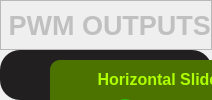
                 <widget class="QWidget" name="page_4">
                  <property name="styleSheet">
                   <string notr="true"/>
                  </property>
                  <layout class="QVBoxLayout" name="verticalLayout_7">
                   <property name="spacing">
                    <number>0</number>
                   </property>
                   <property name="leftMargin">
                    <number>0</number>
                   </property>
                   <property name="topMargin">
                    <number>0</number>
                   </property>
                   <property name="rightMargin">
                    <number>0</number>
                   </property>
                   <property name="bottomMargin">
                    <number>0</number>
                   </property>
                   <item>
                    <widget class="QFrame" name="frame_15">
                     <property name="maximumSize">
                      <size>
                       <width>16777215</width>
                       <height>50</height>
                      </size>
                     </property>
                     <property name="frameShape">
                      <enum>QFrame::StyledPanel</enum>
                     </property>
                     <property name="frameShadow">
                      <enum>QFrame::Raised</enum>
                     </property>
                     <layout class="QHBoxLayout" name="horizontalLayout_15">
                      <property name="spacing">
                       <number>0</number>
                      </property>
                      <property name="leftMargin">
                       <number>0</number>
                      </property>
                      <property name="topMargin">
                       <number>0</number>
                      </property>
                      <property name="rightMargin">
                       <number>0</number>
                      </property>
                      <property name="bottomMargin">
                       <number>0</number>
                      </property>
                      <item>
                       <widget class="QLabel" name="label_4">
                        <property name="font">
                         <font>
                          <pointsize>20</pointsize>
                          <weight>75</weight>
                          <bold>true</bold>
                         </font>
                        </property>
                        <property name="styleSheet">
                         <string notr="true">color: rgb(192, 192, 192);</string>
                        </property>
                        <property name="text">
                         <string> PWM OUTPUTS</string>
                        </property>
                        <property name="alignment">
                         <set>Qt::AlignCenter</set>
                        </property>
                       </widget>
                      </item>
                     </layout>
                    </widget>
                   </item>
                   <item>
                    <widget class="QFrame" name="frame_16">
                     <property name="styleSheet">
                      <string notr="true">background-color: #211F1F;
border-radius:20px;</string>
                     </property>
                     <property name="frameShape">
                      <enum>QFrame::StyledPanel</enum>
                     </property>
                     <property name="frameShadow">
                      <enum>QFrame::Raised</enum>
                     </property>
                     <widget class="QFrame" name="frame_VS">
                      <property name="geometry">
                       <rect>
                        <x>349</x>
                        <y>10</y>
                        <width>231</width>
                        <height>251</height>
                       </rect>
                      </property>
                      <property name="styleSheet">
                       <string notr="true">background-color: #4C7300;
color: #aeff00;
border-radius:10px;</string>
                      </property>
                      <property name="frameShape">
                       <enum>QFrame::StyledPanel</enum>
                      </property>
                      <property name="frameShadow">
                       <enum>QFrame::Raised</enum>
                      </property>
                      <layout class="QVBoxLayout" name="verticalLayout_VS">
                       <item>
                        <widget class="QLabel" name="label_VS">
                         <property name="font">
                          <font>
                           <pointsize>12</pointsize>
                           <weight>75</weight>
                           <bold>true</bold>
                          </font>
                         </property>
                         <property name="text">
                          <string>Vertical Sliders</string>
                         </property>
                         <property name="alignment">
                          <set>Qt::AlignCenter</set>
                         </property>
                        </widget>
                       </item>
                       <item>
                        <layout class="QGridLayout" name="Layout_VS">
                         <property name="horizontalSpacing">
                          <number>0</number>
                         </property>
                         <property name="verticalSpacing">
                          <number>10</number>
                         </property>
                         <item row="0" column="0">
                          <widget class="QLabel" name="label_VS_1">
                           <property name="minimumSize">
                            <size>
                             <width>40</width>
                             <height>0</height>
                            </size>
                           </property>
                           <property name="font">
                            <font>
                             <pointsize>12</pointsize>
                             <weight>75</weight>
                             <bold>true</bold>
                            </font>
                           </property>
                           <property name="text">
                            <string>0</string>
                           </property>
                           <property name="alignment">
                            <set>Qt::AlignCenter</set>
                           </property>
                          </widget>
                         </item>
                         <item row="0" column="1">
                          <widget class="QLabel" name="label_VS_2">
                           <property name="minimumSize">
                            <size>
                             <width>40</width>
                             <height>0</height>
                            </size>
                           </property>
                           <property name="font">
                            <font>
                             <pointsize>12</pointsize>
                             <weight>75</weight>
                             <bold>true</bold>
                            </font>
                           </property>
                           <property name="text">
                            <string>0</string>
                           </property>
                           <property name="alignment">
                            <set>Qt::AlignCenter</set>
                           </property>
                          </widget>
                         </item>
                         <item row="0" column="2">
                          <widget class="QLabel" name="label_VS_3">
                           <property name="minimumSize">
                            <size>
                             <width>40</width>
                             <height>0</height>
                            </size>
                           </property>
                           <property name="font">
                            <font>
                             <pointsize>12</pointsize>
                             <weight>75</weight>
                             <bold>true</bold>
                            </font>
                           </property>
                           <property name="text">
                            <string>0</string>
                           </property>
                           <property name="alignment">
                            <set>Qt::AlignCenter</set>
                           </property>
                          </widget>
                         </item>
                         <item row="0" column="3">
                          <widget class="QLabel" name="label_VS_4">
                           <property name="minimumSize">
                            <size>
                             <width>40</width>
                             <height>0</height>
                            </size>
                           </property>
                           <property name="font">
                            <font>
                             <pointsize>12</pointsize>
                             <weight>75</weight>
                             <bold>true</bold>
                            </font>
                           </property>
                           <property name="text">
                            <string>0</string>
                           </property>
                           <property name="alignment">
                            <set>Qt::AlignCenter</set>
                           </property>
                          </widget>
                         </item>
                         <item row="1" column="0">
                          <widget class="QSlider" name="VSlider_1">
                           <property name="minimumSize">
                            <size>
                             <width>0</width>
                             <height>120</height>
                            </size>
                           </property>
                           <property name="maximumSize">
                            <size>
                             <width>16777215</width>
                             <height>16777215</height>
                            </size>
                           </property>
                           <property name="styleSheet">
                            <string notr="true">QSlider::groove:horizontal{
border: 1px solid #bbb;
width: 10px;
border-radius: 4px;
}
QSlider::sub-page:vertical{
background: #C0C0C0;
border: 1px solid #777;
width: 10px;
border-radius: 4px;
}
QSlider::add-page:vertical {
background: QLinearGradient( x1: 0, y1: 0, x2: 1, y2: 0, stop: 0 #78d,  stop: 1 #238 );
border: 1px solid #777;
width: 10px;
border-radius: 4px;
}
QSlider::handle:vertical {
background: #00b0ff;
border: 1px solid #777;
height: 12px;
border-radius: 4px;
}
QSlider::handle:vertical:hover {
background: #E0e0e0;
border: 1px solid #444;
border-radius: 4px;
}

</string>
                           </property>
                           <property name="maximum">
                            <number>255</number>
                           </property>
                           <property name="orientation">
                            <enum>Qt::Vertical</enum>
                           </property>
                           <property name="tickPosition">
                            <enum>QSlider::TicksAbove</enum>
                           </property>
                           <property name="tickInterval">
                            <number>50</number>
                           </property>
                          </widget>
                         </item>
                         <item row="1" column="1">
                          <widget class="QSlider" name="VSlider_2">
                           <property name="minimumSize">
                            <size>
                             <width>0</width>
                             <height>120</height>
                            </size>
                           </property>
                           <property name="styleSheet">
                            <string notr="true">QSlider::groove:horizontal{
border: 1px solid #bbb;
width: 10px;
border-radius: 4px;
}
QSlider::sub-page:vertical{
background: #C0C0C0;
border: 1px solid #777;
width: 10px;
border-radius: 4px;
}
QSlider::add-page:vertical {
background: QLinearGradient( x1: 0, y1: 0, x2: 1, y2: 0, stop: 0 #f88,  stop: 1 #822);
border: 1px solid #777;
width: 10px;
border-radius: 4px;
}
QSlider::handle:vertical {
background: #ff0000;
border: 1px solid #777;
border-radius: 4px;
}
QSlider::handle:vertical:hover {
background: #e0e0e0;
border: 1px solid #444;
border-radius: 4px;
}
</string>
                           </property>
                           <property name="maximum">
                            <number>255</number>
                           </property>
                           <property name="orientation">
                            <enum>Qt::Vertical</enum>
                           </property>
                           <property name="tickPosition">
                            <enum>QSlider::TicksAbove</enum>
                           </property>
                           <property name="tickInterval">
                            <number>50</number>
                           </property>
                          </widget>
                         </item>
                         <item row="1" column="2">
                          <widget class="QSlider" name="VSlider_3">
                           <property name="minimumSize">
                            <size>
                             <width>0</width>
                             <height>120</height>
                            </size>
                           </property>
                           <property name="styleSheet">
                            <string notr="true">QSlider::groove:horizontal{
border: 1px solid #bbb;
width: 10px;
border-radius: 4px;
}
QSlider::sub-page:vertical{
background: #C0C0C0;
border: 1px solid #777;
width: 10px;
border-radius: 4px;
}
QSlider::add-page:vertical {
background: QLinearGradient( x1: 0, y1: 0, x2: 1, y2: 0, stop: 0 #8d7,  stop: 1 #473);
border: 1px solid #777;
width: 10px;
border-radius: 4px;
}
QSlider::handle:vertical {
background: #b0ff00;
border: 1px solid #777;
height: 13px;
margin-top: -2px;
margin-bottom: -2px;
border-radius: 4px;
}
QSlider::handle:vertical:hover {
background: #e0e0e0;
border: 1px solid #444;
border-radius: 4px;
}</string>
                           </property>
                           <property name="maximum">
                            <number>255</number>
                           </property>
                           <property name="orientation">
                            <enum>Qt::Vertical</enum>
                           </property>
                           <property name="tickPosition">
                            <enum>QSlider::TicksAbove</enum>
                           </property>
                           <property name="tickInterval">
                            <number>50</number>
                           </property>
                          </widget>
                         </item>
                         <item row="1" column="3">
                          <widget class="QSlider" name="VSlider_4">
                           <property name="minimumSize">
                            <size>
                             <width>0</width>
                             <height>120</height>
                            </size>
                           </property>
                           <property name="layoutDirection">
                            <enum>Qt::LeftToRight</enum>
                           </property>
                           <property name="styleSheet">
                            <string notr="true">QSlider::groove:horizontal{
border: 1px solid #bbb;
width: 10px;
border-radius: 4px;
}
QSlider::sub-page:vertical{
background: #C0C0C0;
border: 1px solid #777;
width: 10px;
border-radius: 4px;
}
QSlider::add-page:vertical {
background: QLinearGradient( x1: 0, y1: 0, x2: 1, y2: 0, stop: 0 #fa0,  stop: 1 #a80);
border: 1px solid #777;
width: 10px;
border-radius: 4px;
}
QSlider::handle:vertical {
background: #FFA500;
border: 1px solid #777;
height: 13px;
margin-top: -2px;
margin-bottom: -2px;
border-radius: 4px;
}
QSlider::handle:vertical:hover {
background: #e0e0e0;
border: 1px solid #444;
border-radius: 4px;
}</string>
                           </property>
                           <property name="maximum">
                            <number>255</number>
                           </property>
                           <property name="orientation">
                            <enum>Qt::Vertical</enum>
                           </property>
                           <property name="invertedAppearance">
                            <bool>false</bool>
                           </property>
                           <property name="invertedControls">
                            <bool>false</bool>
                           </property>
                           <property name="tickPosition">
                            <enum>QSlider::TicksAbove</enum>
                           </property>
                           <property name="tickInterval">
                            <number>50</number>
                           </property>
                          </widget>
                         </item>
                        </layout>
                       </item>
                      </layout>
                     </widget>
                     <widget class="QFrame" name="frame_HS">
                      <property name="geometry">
                       <rect>
                        <x>50</x>
                        <y>10</y>
                        <width>231</width>
                        <height>251</height>
                       </rect>
                      </property>
                      <property name="styleSheet">
                       <string notr="true">background-color:#4C7300;
color: #aeff00;
border-radius:10px;</string>
                      </property>
                      <property name="frameShape">
                       <enum>QFrame::StyledPanel</enum>
                      </property>
                      <property name="frameShadow">
                       <enum>QFrame::Raised</enum>
                      </property>
                      <layout class="QVBoxLayout" name="verticalLayout_HS">
                       <item>
                        <widget class="QLabel" name="label_HS">
                         <property name="minimumSize">
                          <size>
                           <width>0</width>
                           <height>20</height>
                          </size>
                         </property>
                         <property name="maximumSize">
                          <size>
                           <width>16777215</width>
                           <height>20</height>
                          </size>
                         </property>
                         <property name="font">
                          <font>
                           <pointsize>12</pointsize>
                           <weight>75</weight>
                           <bold>true</bold>
                          </font>
                         </property>
                         <property name="text">
                          <string>Horizontal Sliders</string>
                         </property>
                         <property name="alignment">
                          <set>Qt::AlignCenter</set>
                         </property>
                        </widget>
                       </item>
                       <item>
                        <layout class="QGridLayout" name="Layout_HS">
                         <property name="horizontalSpacing">
                          <number>10</number>
                         </property>
                         <property name="verticalSpacing">
                          <number>20</number>
                         </property>
                         <item row="2" column="1">
                          <widget class="QSlider" name="HSlider_3">
                           <property name="minimumSize">
                            <size>
                             <width>0</width>
                             <height>40</height>
                            </size>
                           </property>
                           <property name="styleSheet">
                            <string notr="true">QSlider::groove:horizontal {
border: 1px solid #bbb;
height:3px;
border-radius: 2px;
}
QSlider::sub-page:horizontal {
background: #ff00a5ff;
border: 1px solid #777;
height:2px;
border-radius: 4px;
}

QSlider::add-page:horizontal {
background: #c0c0c0;
border: 1px solid #777;
height:2px;
border-radius: 4px;
}

QSlider::handle:horizontal {
    width: 30px;
    margin-top: -15px;
    margin-bottom: -15px;
    border-radius: 15px;
    background: qradialgradient(spread:reflect, cx:0.5, cy:0.5, radius:0.9, fx:0.5, fy:0.5, stop:0.4 rgba(0, 196, 255, 255), stop:0.7 rgba(210, 210, 210, 10));
}
QSlider::handle:horizontal:hover {
    background: qradialgradient(spread:reflect, cx:0.5, cy:0.5, radius:0.3, fx:0.5, fy:0.5, stop:0.3 rgba(0, 196,255, 255), stop:0.7 rgba(255, 255, 255, 10));
}</string>
                           </property>
                           <property name="maximum">
                            <number>255</number>
                           </property>
                           <property name="orientation">
                            <enum>Qt::Horizontal</enum>
                           </property>
                          </widget>
                         </item>
                         <item row="3" column="0">
                          <widget class="QLabel" name="label_HS_4">
                           <property name="font">
                            <font>
                             <pointsize>12</pointsize>
                             <weight>75</weight>
                             <bold>true</bold>
                            </font>
                           </property>
                           <property name="text">
                            <string>0</string>
                           </property>
                           <property name="alignment">
                            <set>Qt::AlignCenter</set>
                           </property>
                          </widget>
                         </item>
                         <item row="0" column="0">
                          <widget class="QLabel" name="label_HS_1">
                           <property name="minimumSize">
                            <size>
                             <width>40</width>
                             <height>0</height>
                            </size>
                           </property>
                           <property name="font">
                            <font>
                             <pointsize>12</pointsize>
                             <weight>75</weight>
                             <bold>true</bold>
                            </font>
                           </property>
                           <property name="text">
                            <string>0</string>
                           </property>
                           <property name="alignment">
                            <set>Qt::AlignCenter</set>
                           </property>
                          </widget>
                         </item>
                         <item row="1" column="0">
                          <widget class="QLabel" name="label_HS_2">
                           <property name="font">
                            <font>
                             <pointsize>12</pointsize>
                             <weight>75</weight>
                             <bold>true</bold>
                            </font>
                           </property>
                           <property name="text">
                            <string>0</string>
                           </property>
                           <property name="alignment">
                            <set>Qt::AlignCenter</set>
                           </property>
                          </widget>
                         </item>
                         <item row="3" column="1">
                          <widget class="QSlider" name="HSlider_4">
                           <property name="minimumSize">
                            <size>
                             <width>0</width>
                             <height>40</height>
                            </size>
                           </property>
                           <property name="styleSheet">
                            <string notr="true">QSlider::groove:horizontal {
border: 1px solid #bbb;
height: 3px;
border-radius: 2px;
}
QSlider::sub-page:horizontal {
background: #ffFFA500;
border: 1px solid #777;
height: 2px;
border-radius: 4px;
}

QSlider::add-page:horizontal {
background: #c0c0c0;
border: 1px solid #777;
height: 2px;
border-radius: 4px;
}

QSlider::handle:horizontal {
    width: 30px;
    margin-top: -15px;
    margin-bottom: -15px;
    border-radius: 15px;
    background: qradialgradient(spread:reflect, cx:0.5, cy:0.5, radius:0.9, fx:0.5, fy:0.5, stop:0.4 rgba(255, 196, 0, 255), stop:0.7 rgba(210, 210, 210, 10));
}
QSlider::handle:horizontal:hover {
    background: qradialgradient(spread:reflect, cx:0.5, cy:0.5, radius:0.3, fx:0.5, fy:0.5, stop:0.3 rgba(255,196, 0, 255), stop:0.7 rgba(255, 255, 255, 10));
}




</string>
                           </property>
                           <property name="maximum">
                            <number>255</number>
                           </property>
                           <property name="orientation">
                            <enum>Qt::Horizontal</enum>
                           </property>
                          </widget>
                         </item>
                         <item row="1" column="1">
                          <widget class="QSlider" name="HSlider_2">
                           <property name="minimumSize">
                            <size>
                             <width>0</width>
                             <height>40</height>
                            </size>
                           </property>
                           <property name="styleSheet">
                            <string notr="true">QSlider::groove:horizontal {
border: 1px solid #bbb;
height: 3px;
border-radius: 2px;
}
QSlider::sub-page:horizontal {
background: #ffff0000;
border: 1px solid #777;
height: 2px;
border-radius: 4px;
}

QSlider::add-page:horizontal {
background: #c0c0c0;
border: 1px solid #777;
height: 2px;
border-radius: 4px;
}

QSlider::handle:horizontal {
    width: 30px;
    margin-top: -15px;
    margin-bottom: -15px;
    border-radius: 15px;
    background: qradialgradient(spread:reflect, cx:0.5, cy:0.5, radius:0.9, fx:0.5, fy:0.5, stop:0.4 rgba(255, 0, 0, 255), stop:0.7 rgba(210, 210, 210, 10));
}
QSlider::handle:horizontal:hover {
    background: qradialgradient(spread:reflect, cx:0.5, cy:0.5, radius:0.3, fx:0.5, fy:0.5, stop:0.3 rgba(255, 0,0, 255), stop:0.7 rgba(255, 255,255, 10));
}</string>
                           </property>
                           <property name="maximum">
                            <number>255</number>
                           </property>
                           <property name="orientation">
                            <enum>Qt::Horizontal</enum>
                           </property>
                          </widget>
                         </item>
                         <item row="2" column="0">
                          <widget class="QLabel" name="label_HS_3">
                           <property name="font">
                            <font>
                             <pointsize>12</pointsize>
                             <weight>75</weight>
                             <bold>true</bold>
                            </font>
                           </property>
                           <property name="text">
                            <string>0</string>
                           </property>
                           <property name="alignment">
                            <set>Qt::AlignCenter</set>
                           </property>
                          </widget>
                         </item>
                         <item row="0" column="1">
                          <widget class="QSlider" name="HSlider_1">
                           <property name="minimumSize">
                            <size>
                             <width>0</width>
                             <height>40</height>
                            </size>
                           </property>
                           <property name="styleSheet">
                            <string notr="true">QSlider::groove:horizontal {
border: 1px solid #bbb;
height: 3px;
border-radius: 2px;
}
QSlider::sub-page:horizontal {
background: #ff00ff00;
border: 1px solid #777;
height: 2px;
border-radius: 4px;
}

QSlider::add-page:horizontal {
background: #c0c0c0;
border: 1px solid #777;
height: 2px;
border-radius: 4px;
}

QSlider::handle:horizontal {
    width: 30px;
    margin-top: -15px;
    margin-bottom: -15px;
    border-radius: 15px;
    background: qradialgradient(spread:reflect, cx:0.5, cy:0.5, radius:0.9, fx:0.5, fy:0.5, stop:0.4 rgba(0, 255, 0, 255), stop:0.7 rgba(210, 210, 210, 10));
}
QSlider::handle:horizontal:hover {
    background: qradialgradient(spread:reflect, cx:0.5, cy:0.5, radius:0.3, fx:0.5, fy:0.5, stop:0.3 rgba(0, 255, 0, 255), stop:0.7 rgba(255, 255, 255, 10));
}</string>
                           </property>
                           <property name="maximum">
                            <number>255</number>
                           </property>
                           <property name="orientation">
                            <enum>Qt::Horizontal</enum>
                           </property>
                           <property name="tickPosition">
                            <enum>QSlider::NoTicks</enum>
                           </property>
                           <property name="tickInterval">
                            <number>50</number>
                           </property>
                          </widget>
                         </item>
                        </layout>
                       </item>
                      </layout>
                     </widget>
                    </widget>
                   </item>
                  </layout>
                 </widget>
